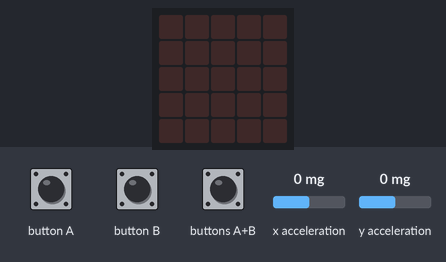
Recording of a program running on a simulated BBC micro:bit (MakeCode). On the bench: the board's 5×5 LED display. The test bench sets the inputs (shaded band); at power-on: x acceleration 0 mg, y acceleration 0 mg. Random numbers come from a fixed seed; the run ends where the board's game-over animation would start. At 2.3 s the program stops and its outputs stay as they are.

Above: at 1.2 s.
1.3 s: buttons A+B pressed for 0.15 s
At 1.46 s:
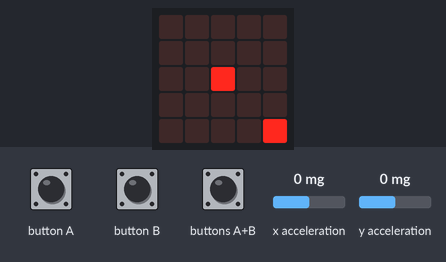
At 3.0 s:
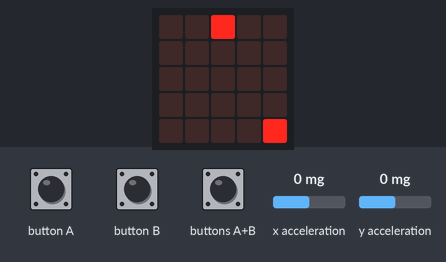
Timing chart, 0 to 3.8 s (numbered marks = the images above; inputs shaded):
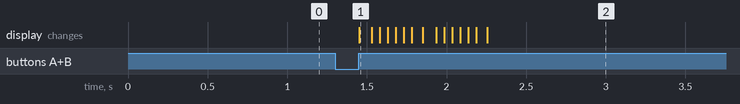

The program:

main.ts
```typescript
let pacman: game.LedSprite = null
let comida: game.LedSprite = null
let fantasma: game.LedSprite = null
input.onButtonPressed(Button.AB, function () {
    pacman = game.createSprite(2, 2)
    comida = game.createSprite(4, 4)
    fantasma = game.createSprite(0, 0)
    fantasma.change(LedSpriteProperty.Blink, 50)
    comida.change(LedSpriteProperty.Brightness, 8)
    while (true) {
        basic.pause(400)
        if (fantasma.get(LedSpriteProperty.X) < pacman.get(LedSpriteProperty.X)) {
            fantasma.change(LedSpriteProperty.X, 1)
        } else if (fantasma.get(LedSpriteProperty.X) > pacman.get(LedSpriteProperty.X)) {
            fantasma.change(LedSpriteProperty.X, -1)
        } else if (fantasma.get(LedSpriteProperty.Y) < pacman.get(LedSpriteProperty.Y)) {
            fantasma.change(LedSpriteProperty.Y, 1)
        } else if (fantasma.get(LedSpriteProperty.Y) > pacman.get(LedSpriteProperty.Y)) {
            fantasma.change(LedSpriteProperty.Y, -1)
        }
        if (input.acceleration(Dimension.X) > 200) {
            pacman.change(LedSpriteProperty.X, 1)
        } else if (input.acceleration(Dimension.X) < -200) {
            pacman.change(LedSpriteProperty.X, -1)
        }
        if (input.acceleration(Dimension.Y) > 200) {
            pacman.change(LedSpriteProperty.Y, 1)
        } else if (input.acceleration(Dimension.Y) > -200) {
            pacman.change(LedSpriteProperty.Y, -1)
        }
        if (pacman.isTouching(comida)) {
            game.addScore(1)
            comida.change(LedSpriteProperty.X, randint(0, 5))
            comida.change(LedSpriteProperty.Y, randint(0, 5))
        }
        if (comida.get(LedSpriteProperty.X) < 2 && comida.get(LedSpriteProperty.Y) < 2) {
            game.addScore(1)
            fantasma.change(LedSpriteProperty.X, 4)
            fantasma.change(LedSpriteProperty.Y, 4)
        } else if (comida.get(LedSpriteProperty.X) > 2 && comida.get(LedSpriteProperty.Y) < 2) {
            fantasma.change(LedSpriteProperty.X, 0)
            fantasma.change(LedSpriteProperty.Y, 4)
        } else if (comida.get(LedSpriteProperty.X) < 2 && comida.get(LedSpriteProperty.Y) > 2) {
            fantasma.change(LedSpriteProperty.X, 4)
            fantasma.change(LedSpriteProperty.Y, 0)
        } else {
            fantasma.change(LedSpriteProperty.Y, 0)
            fantasma.change(LedSpriteProperty.Y, 0)
        }
        if (pacman.isTouching(fantasma)) {
            game.gameOver()
        }
    }
})
```

test.ts
```typescript
// testes vão aqui; isto não será compilado quando este pacote for usado como uma extensão.
```

Measured:
- after the input at 1.3 s, the display: changes after 0.15 s (image 1)
